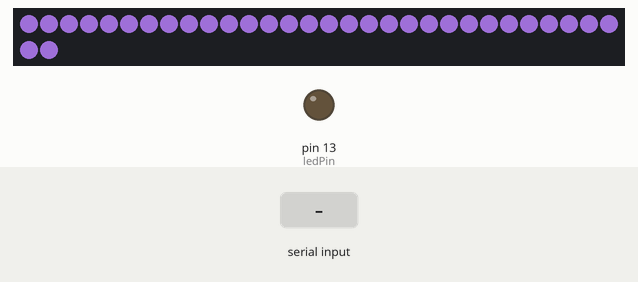
The sketch below on a simulated Arduino Uno, built with avr-gcc and run on an emulated ATmega328P. On the bench: 32 RGB LEDs in strip order, left to right, continuing on the next row, output pins drawn as LEDs (lit = HIGH). Wiring (inferred from the names in the program): WS2801 LEDs: data pin 2; clock pin 3. Inputs (shaded band) come from the test bench. Dim RGB values are drawn brighter than linear; random numbers use the default seed unless the sketch sets one; pins used as bus, display or sensor lines are not drawn; what the sketch prints to the serial monitor is not drawn.

Above: at 1.2 s.
1.3 s: byte 30 received over Serial
At 1.4 s:
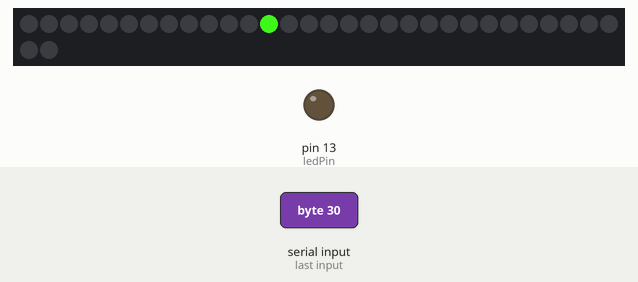
3.2 s: byte 90 received over Serial
At 4.45 s:
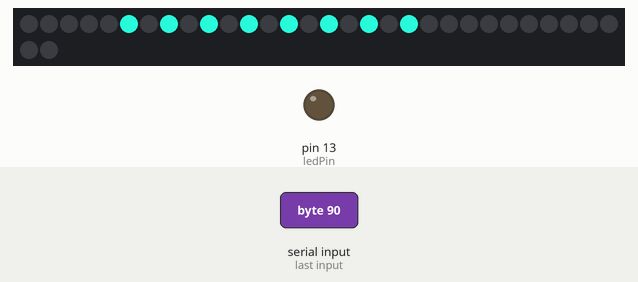
5.4 s: byte 120 received over Serial
At 20.82 s:
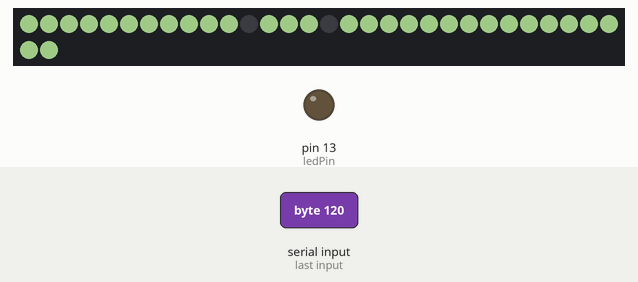

The sketch:

octomaton_mirror.ino
```cpp
// (licence header left out)
#define DEBUG_RULE    0
#define DEBUG_SERIAL  0
#define ECHO_RULE     1

//
// config for hardware
//
int SDI = 2; //Red wire (not the red 5V wire!)
int CKI = 3; //Green wire
int ledPin = 13; //On board LED

#define STRIP_LENGTH 32 //32 LEDs on this strip
long strip_colors[STRIP_LENGTH];
long prev_strip_colors[STRIP_LENGTH];

//
// COLOR AND SEQUENCE CONFIGS
//
long OFF = 0x000000;
// how many interations per rule
int seqMaxSteps = 100;
// how long between interations
int stepDurationDelay = 130;


#define ALLON_MSK    0x80
#define LEFT2_MSK    0x40
#define OUTSIDE_MSK  0x20
#define LEFT_MSK     0x10
#define RIGHT2_MSK   0x08
#define MIDDLE_MSK   0x04
#define RIGHT_MSK    0x02
#define ALLOFF_MSK   0x01

//
// STATE
//
int seqStep = 0;
//byte rule = 0x01;
byte rule = (LEFT2_MSK | OUTSIDE_MSK | LEFT_MSK | RIGHT2_MSK | RIGHT_MSK | ALLOFF_MSK);
byte nextRule = rule;

/// RULE DEFAULTS
// this is an ugly way to encode this stuff... but it makes some code more readable
boolean allOn;
boolean left2;
boolean outside;
boolean left;
boolean right2;
boolean middle;
boolean right;
boolean allOff;


void setup() {

  Serial.begin(57600);
  //Serial.println("Hello!");

  pinMode(SDI, OUTPUT);
  pinMode(CKI, OUTPUT);
  pinMode(ledPin, OUTPUT);

  setupRule();

  //Clear out the array
  for(int x = 0 ; x < STRIP_LENGTH ; x++) {
    strip_colors[x] = OFF;
  }

  randomSeed(analogRead(0));
}

void setupRule() {

  // overly verbose but very readable
  allOn   = (ALLON_MSK & rule);
  left2   = (LEFT2_MSK & rule);
  outside = (OUTSIDE_MSK & rule);
  left    = (LEFT_MSK & rule);
  right2  = (RIGHT2_MSK & rule);
  middle  = (MIDDLE_MSK & rule);
  right   = (RIGHT_MSK & rule);
  allOff  = (ALLOFF_MSK & rule);

#if DEBUG_RULE
  Serial.print("r:  ");
  Serial.println(rule,HEX);
#else
#if ECHO_RULE
  //Serial.println(rule,HEX);
  Serial.print((char)rule);
#endif
#endif
}

void serialEvent(){
  char c;

  if (Serial.available() > 0) {
    // get incoming byte:
    c = Serial.read();
    if (c != '\n') {
      nextRule = c;
#if DEBUG_SERIAL
      Serial.print("s:  ");
      Serial.println(nextRule,HEX);
#endif
    }

    // only taking first byte. flush remaining serial buffer.
    Serial.flush();
  }
}


void loop() {

  if ( seqStep > seqMaxSteps ) {
    incrementRule();
  }

  if (rule != nextRule) {
    rule = nextRule;
    setupRule();
    startSeq();
  }

  calcAutomaton();
  post_frame(); //Push the current color frame to the strip

  delay(stepDurationDelay);                  // wait for a little while

  seqStep++;

  return;
}


void startSeq() {
  seqStep = 0;
  //Pre-fill the color array with known values
  //Bright Red
  for(int LED_number = 0 ; LED_number < STRIP_LENGTH ; LED_number++) {
    strip_colors[LED_number] = OFF; //Bright Red
  }

  strip_colors[12] = getRandomColor ();

  post_frame(); //Push the current color frame to the strip

  delay(stepDurationDelay);

  return;
}

//Throws random colors down the strip array
void addRandom(void) {
  int x;

  int swapOutLed = random(STRIP_LENGTH);

  //First, shuffle all the current colors down one spot on the strip
  // for(x = (STRIP_LENGTH - 1) ; x > 0 ; x--)
  //   strip_colors[x] = strip_colors[x - 1];

  //Now form a new RGB color
  long new_color = getRandomColor ();
  strip_colors[swapOutLed] = new_color; //Add the new random color to the strip
}


void incrementRule() {
  nextRule = 0xff & (rule+1);

  return;
}


long getRandomColor () {
  //Now form a new RGB color
  long new_color = 0;
  for(int x = 0 ; x < 3 ; x++){
    new_color <<= 8;
    //new_color <<= 8;
    new_color |= random(0xFF); //Give me a number from 0 to 0xFF
    //new_color &= 0xFFFFF0; //Force the random number to just the upper brightness levels. It sort of works.
  }
  return new_color;
}


//Takes the current strip color array and pushes it out
void post_frame (void) {
  //Each LED requires 24 bits of data
  //MSB: R7, R6, R5..., G7, G6..., B7, B6... B0
  //Once the 24 bits have been delivered, the IC immediately relays these bits to its neighbor
  //Pulling the clock low for 500us or more causes the IC to post the data.

  for(int LED_number = 0 ; LED_number < STRIP_LENGTH ; LED_number++) {
    long this_led_color = strip_colors[LED_number]; //24 bits of color data

    for(byte color_bit = 23 ; color_bit != 255 ; color_bit--) {
      //Feed color bit 23 first (red data MSB)

      digitalWrite(CKI, LOW); //Only change data when clock is low

      long mask = 1L << color_bit;
      //The 1'L' forces the 1 to start as a 32 bit number, otherwise it defaults to 16-bit.

      if(this_led_color & mask) {
        digitalWrite(SDI, HIGH);
      }
      else {
        digitalWrite(SDI, LOW);
      }

      digitalWrite(CKI, HIGH); //Data is latched when clock goes high
    }
  }

  //Pull clock low to put strip into reset/post mode
  digitalWrite(CKI, LOW);

  int delay = random(10,100);
  delayMicroseconds(delay); //Wait for 500us to go into reset
}


void calcAutomaton() {

  for (int i = 0; i < STRIP_LENGTH; i++) {
    prev_strip_colors[i] = strip_colors[i];
  }

  long newColor = getRandomColor();
  for (int i = 0; i < STRIP_LENGTH; i++) {

    long selfVal= getSelf(i);
    long rightVal = getRight(i);
    long leftVal = getLeft(i);

    /*
     Serial.print(i, DEC);
     Serial.print(", ");
     Serial.print(self, DEC);
     Serial.print(", ");
     Serial.print(right, DEC);
     Serial.print(", ");
     Serial.print(left, DEC);
     Serial.println();
     */

    boolean isSelf = isOn(selfVal);
    boolean isRight = isOn(rightVal);
    boolean isLeft = isOn(leftVal);

    //rule 30
    /*  if ( isLeft) {

     strip_colors[i] = OFF;
     if ((!isSelf) && (!isRight)) {
     strip_colors[i] = getRandomColor();
     }

     } else if (isSelf) {
     strip_colors[i] = getRandomColor();
     } else if (isRight) {
     strip_colors[i] = getRandomColor();
     } else {
     strip_colors[i] = OFF;
     }  */

    //rule consts
    /*
     /// RULE
     boolean allOn = true;
     boolean left2 = false;
     boolean outside = true;
     boolean left    = true;
     boolean right2  = false;
     boolean middle = true;
     boolean right = true;
     boolean allOff   = false;
     */

    boolean selfState = true;

    if ( isLeft) {
      if (isSelf) {
        if (isRight) {
          selfState = allOn;
        }
        else {
          selfState = left2;
        }
      }
      else {
        if (isRight) {
          selfState = outside;
        }
        else {
          selfState = left;
        }
      }
    }
    else {
      if (isSelf) {
        if (isRight) {
          selfState = right2;
        }
        else {
          selfState = middle;
        }
      }
      else {
        if (isRight) {
          selfState = right;
        }
        else {
          selfState = allOff;
        }
      }
    }

    if (selfState) {
      //strip_colors[i] = getRandomColor();
      strip_colors[i] = newColor;
    }
    else {
      strip_colors[i] = OFF;
    }
  }
}


boolean isOn(long color) {
  if (OFF == color)  {
    return false;
  }

  return true;
}


long getRight(int index) {
  if (index == 0) {
    return prev_strip_colors[STRIP_LENGTH-1];
  }
  return prev_strip_colors[index-1];
}

long getLeft(int index) {
  if (index == STRIP_LENGTH-1){
    return prev_strip_colors[0];
  }
  return prev_strip_colors[index+1];
}

long getSelf(int index) {
  return prev_strip_colors[index];
}
```
